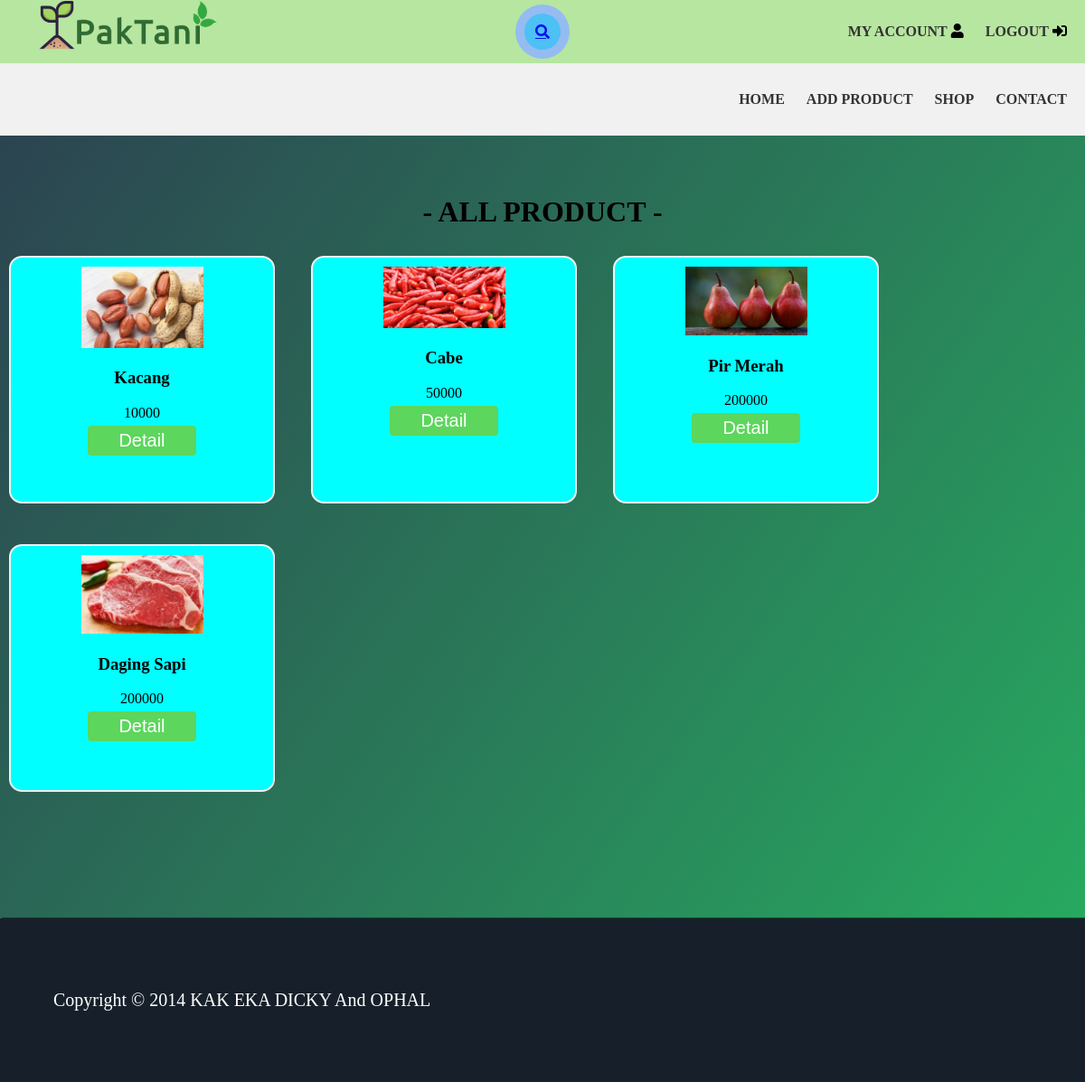
The page /VIEW/USER/PETANI/shop.php (signed in) on the database its author committed.
### tables this page shows
CREATE TABLE `barang` (
  `kd_barang` int(11) NOT NULL,
  `id_petani` int(11) NOT NULL,
  `stok` int(20) NOT NULL,
  `unit` varchar(255) NOT NULL,
  `harga` int(50) NOT NULL,
  `Nm_barang` varchar(255) NOT NULL,
  `deskripsi` varchar(255) NOT NULL,
  `gambar` varchar(255) NOT NULL,
  `id_admin` int(11) NOT NULL
);

### VIEW/USER/PETANI/shop.php (the view, shortened to what this page needs)
<?php
include '../../../CONTROLLER/action_petani.php';
?>
<!DOCTYPE html>
<head>
    <link rel="stylesheet" href="../../CSS/main.css">
    <link rel="stylesheet" href="https://use.fontawesome.com/releases/v5.8.2/css/all.css">
</head>
<body>
    <div class="subnavbar">
        <div class="logo">
        </div>
        <div class="search-box">
            <a class="search-btn" href="#">
                <i class="fas fa-search"></i>
            </a>
        </div>
        <div class="menu">
            <a href="my_account.php">My Account</a>
            <i class="fas fa-user"></i>
            <a href="../../../CONTROLLER/logout.php">Logout</a>
            <i class="fas fa-sign-in-alt"></i>
        </div>
    </div>
    <div class="navbar">
        <div class="menu">
            <a href="indexpetani.php">Home</a>
            <a href="addproduct.php">Add Product</a>
            <a href="shop.php">Shop</a>
            <a href="contact.php">Contact</a>
        </div>
    </div>
    <br><br>
    <div class="tubuh">
        <center>
            <h2>- ALL PRODUCT -</h2>
        </center>
        <?php
        $select_query = "SELECT * FROM barang";
        $sql = mysqli_query($conn, $select_query) or die(mysql_error());
        while ($data = mysqli_fetch_array($sql)) { ?>
            <section>
                <article class="tes">
                    <img src="../../IMAGE/images_petani/<?php echo $data["gambar"] ?>" alt="alpha"><br>
                    <h3><?php echo $data["Nm_barang"] ?></h3>
                    <span class="name"><?php echo $data["harga"] ?></span><br>
                    <button class="button" onclick="window.location.href='detailproduct.php?kd_barang=<?php echo $data['kd_barang']; ?>'"><span>Detail</span></button>
                </article>
            </section>
        <?php } ?>
    </div>
    <div class="footer" align="center">
        <table width=100%>
            <tr>
                <td align="center">
                    <p id="lol" font></p>
                </td>
            </tr>
        </table>
    </div>
</body>
</html>

### VIEW/CSS/main.css (style rules this page uses)
body { margin: 0; padding: 0; font-family: "montserrat"; background-image: linear-gradient(125deg, #2c3e50, #27ae60, #2980b9, #e74c3c, #8e44ad); background-size: 400% 400%; animation: bganimation 15s infinite; }
h2 { color: BLACK; text-align: center; font-family: "montserrat"; text-transform: uppercase; margin: 30px 0; font-size: 32px; }
.subnavbar { position: relative; height: 70px; overflow: hidden; top: 0; display: flex; align-items: center; background: #b7e6a1; width: 100%; }
.navbar { position: relative; height: 80px; overflow: hidden; top: 0; display: flex; align-items: center; background: #f1f1f1; width: 100%; }
.logo { background: url(../IMAGE/logo.png) no-repeat 50% 50%; background-size: contain; width: 220px; height: 200px; float: left; margin-left: 20px; }
.menu { position: absolute; right: 20px; }
.menu a { color: #333; text-decoration: none; font-weight: 700; margin-left: 20px; transition: color 0.3s; text-transform: uppercase; }
p { padding: 20px; font-size: 20px; text-align: justify; }
.search-box { position: absolute; top: 50%; left: 50%; transform: translate(-50%, -50%); background: #95bcf1; height: 40px; border-radius: 40px; padding: 10px; }
.search-btn { color: #090df1; float: right; width: 40px; height: 40px; border-radius: 50%; background: #4dc0f5; display: flex; justify-content: center; align-items: center; transition: 0.4s; }
.footer { background: #17202A; color: #fff; font-size: 15px; position: relative; padding: 3%; margin-bottom: -50px; box-shadow: 2px -0.5px black; }

### VIEW/USER/PETANI/shop.php (style rules this page uses)
.tubuh { width: 100%; height: 800px; }
.tes { float: left; border: 2px solid #f1f1f1; border-radius: 5%; padding: 10px; text-align: center; width: 270px; background-color: aqua; height: 250px; margin-right: 30px; margin-bottom: 45px; margin-left: 10px; }
.tes img { width: 50%; }
.button { border-radius: 4px; background-color: #5cd65c; border: none; color: #FFFFFF; text-align: center; font-size: 20px; padding: 5px; width: 120px; transition: all 0.5s; cursor: pointer; margin: 5px; }
.button span { cursor: pointer; display: inline-block; position: relative; transition: 0.5s; }
.button span:after { content: '\00bb'; position: absolute; opacity: 0; top: 0; right: -10px; transition: 0.5s; }

### rows shown on the page
barang: gambar (picture), Nm_barang "Kacang", harga "10000"
barang: gambar (picture), Nm_barang "Cabe", harga "50000"
barang: gambar (picture), Nm_barang "Pir Merah", harga "200000"
barang: gambar (picture), Nm_barang "Daging Sapi", harga "200000"
